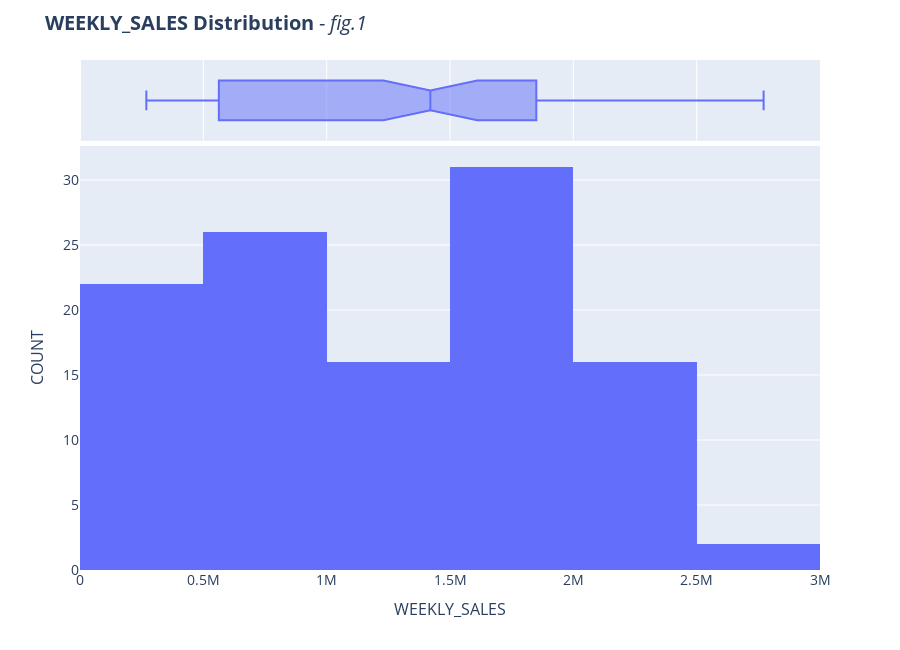
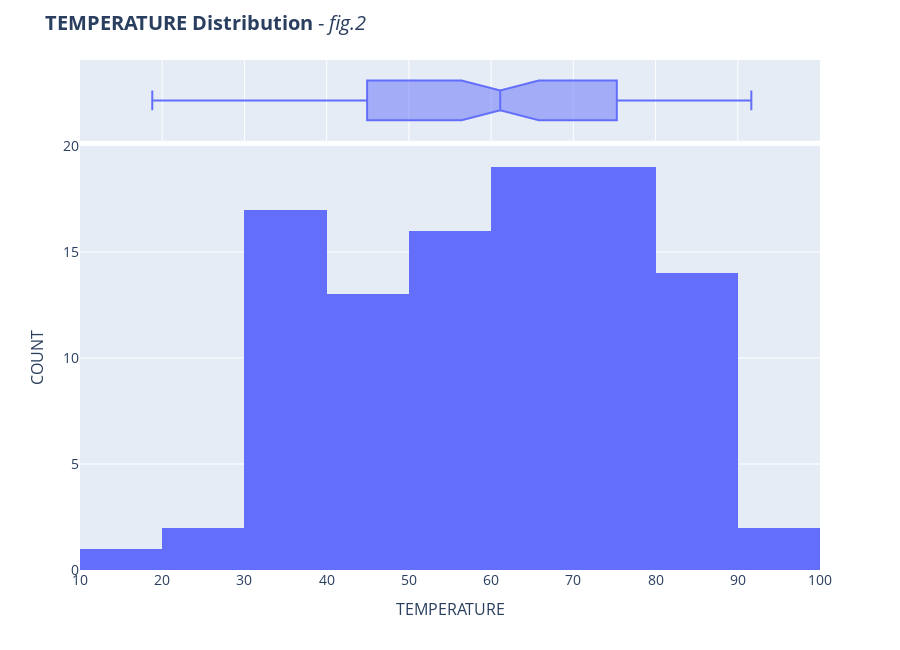
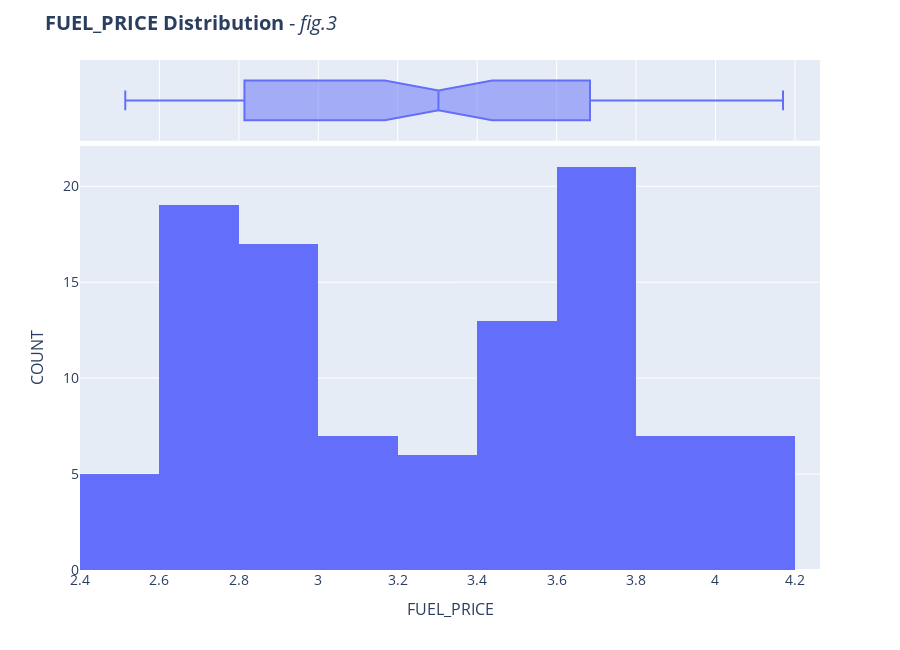
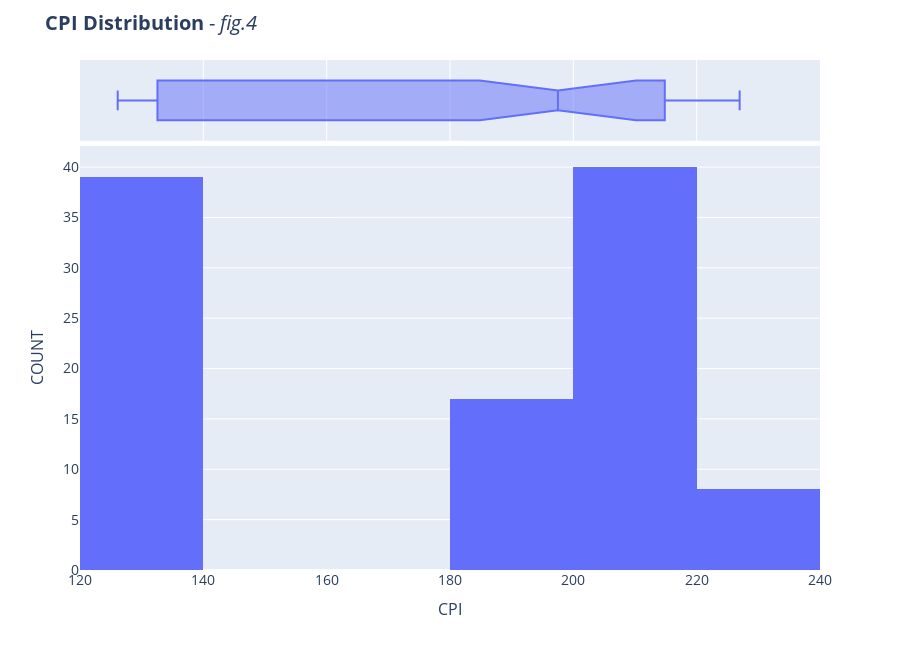

Here is the notebook cell these charts were saved with, in order:
### Markdown cell above
#### __FEATURES DISTRIBUTION__

### Code cell
fig_number = 0

columns = ['Weekly_Sales', 'Temperature', 'Fuel_Price', 'CPI', 'Unemployment']

for column in columns: 

    fig_number += 1
    fig_number_updated = fig_number

    fig = px.histogram(df, x=df[column], marginal='box')
    
    fig.update_layout(
            height=650,
            title=f'<b>{column.upper()} Distribution</b> - <i>fig.{fig_number_updated}</i>',
            title_font={"size": 20},
            xaxis_tickfont_size=14,
            yaxis_tickfont_size=14,
            xaxis={'title': column.upper(), 'title_font': {'size': 16}},
            yaxis={'title': 'COUNT', 'title_font': {'size': 16}}
            )

    fig.show()

### Figure 1 — Plotly figure (JSON) as saved in the notebook; plotly's stock layout.template omitted (floating-point values rounded to 4 significant figures)
{"data": [{"alignmentgroup": "True", "bingroup": "x", "hovertemplate": "Weekly_Sales=%{x}<br>count=%{y}<extra></extra>", "legendgroup": "", "marker": {"color": "#636efa", "pattern": {"shape": ""}}, "name": "", "offsetgroup": "", "orientation": "v", "showlegend": false, "type": "histogram", "x": [1572000.0, 1808000.0, 1644000.0, 1858000.0, 695400.0, 2204000.0, 2601000.0, 895100.0, 1030000.0, 414100.0, 1677000.0, 829200.0, 1498000.0, 1997000.0, 2433000.0, 561100.0, 290900.0, 1074079, 1427000.0, 1405000.0, 919900.0, 367400.0, 435400.0, 757700.0, 1420000.0, 563500.0, 2077000.0, 1267000.0, 365200.0, 988200.0, 2008000.0, 311900.0, 961200.0, 526500.0, 630000.0, 1642000.0, 1862000.0, 268900.0, 1549000.0, 1624000.0, 485100.0, 2035000.0, 1917000.0, 509300.0, 1879000.0, 1806000.0, 1847000.0, 888800.0, 1532000.0, 2021000.0, 2096000.0, 1990000.0, 313400.0, 2771000.0, 1166000.0, 461600.0, 1588000.0, 2461000.0, 1449000.0, 1508000.0, 1973000.0, 570600.0, 1539000.0, 1790000.0, 519800.0, 1758000.0, 432000.0, 485400.0, 1954000.0, 1494000.0, 860300.0, 298700.0, 1768000.0, 2018000.0, 364100.0, 1800000.0, 2303000.0, 419500.0, 1366000.0, 2096000.0, 994800.0, 1256000.0, 1800000.0, 1468000.0, 2124000.0, 1812000.0, 1757000.0, 660800.0, 457300.0, 513100.0, 1865000.0, 836700.0, 275100.0, 597900.0, 1466000.0, 1467000.0, 398800.0, 614300.0, 1970000.0, 2026000.0, 855500.0, 2036000.0, 2067000.0, 1639000.0, 532700.0, 301800.0, 403300.0, 397000.0, 424500.0, 2249000.0, 845300.0, 856800.0, 1255000.0], "xaxis": "x", "yaxis": "y"}, {"alignmentgroup": "True", "hovertemplate": "Weekly_Sales=%{x}<extra></extra>", "legendgroup": "", "marker": {"color": "#636efa"}, "name": "", "notched": true, "offsetgroup": "", "showlegend": false, "type": "box", "x": [1572000.0, 1808000.0, 1644000.0, 1858000.0, 695400.0, 2204000.0, 2601000.0, 895100.0, 1030000.0, 414100.0, 1677000.0, 829200.0, 1498000.0, 1997000.0, 2433000.0, 561100.0, 290900.0, 1074079, 1427000.0, 1405000.0, 919900.0, 367400.0, 435400.0, 757700.0, 1420000.0, 563500.0, 2077000.0, 1267000.0, 365200.0, 988200.0, 2008000.0, 311900.0, 961200.0, 526500.0, 630000.0, 1642000.0, 1862000.0, 268900.0, 1549000.0, 1624000.0, 485100.0, 2035000.0, 1917000.0, 509300.0, 1879000.0, 1806000.0, 1847000.0, 888800.0, 1532000.0, 2021000.0, 2096000.0, 1990000.0, 313400.0, 2771000.0, 1166000.0, 461600.0, 1588000.0, 2461000.0, 1449000.0, 1508000.0, 1973000.0, 570600.0, 1539000.0, 1790000.0, 519800.0, 1758000.0, 432000.0, 485400.0, 1954000.0, 1494000.0, 860300.0, 298700.0, 1768000.0, 2018000.0, 364100.0, 1800000.0, 2303000.0, 419500.0, 1366000.0, 2096000.0, 994800.0, 1256000.0, 1800000.0, 1468000.0, 2124000.0, 1812000.0, 1757000.0, 660800.0, 457300.0, 513100.0, 1865000.0, 836700.0, 275100.0, 597900.0, 1466000.0, 1467000.0, 398800.0, 614300.0, 1970000.0, 2026000.0, 855500.0, 2036000.0, 2067000.0, 1639000.0, 532700.0, 301800.0, 403300.0, 397000.0, 424500.0, 2249000.0, 845300.0, 856800.0, 1255000.0], "xaxis": "x2", "yaxis": "y2"}], "layout": {"barmode": "relative", "height": 650, "legend": {"tracegroupgap": 0}, "margin": {"t": 60}, "title": {"font": {"size": 20}, "text": "<b>WEEKLY_SALES Distribution</b> - <i>fig.1</i>"}, "xaxis": {"anchor": "y", "domain": [0, 1], "tickfont": {"size": 14}, "title": {"font": {"size": 16}, "text": "WEEKLY_SALES"}}, "xaxis2": {"anchor": "y2", "domain": [0, 1], "matches": "x", "showgrid": true, "showticklabels": false}, "yaxis": {"anchor": "x", "domain": [0, 0.8316], "tickfont": {"size": 14}, "title": {"font": {"size": 16}, "text": "COUNT"}}, "yaxis2": {"anchor": "x2", "domain": [0.8416, 1], "matches": "y2", "showgrid": false, "showline": false, "showticklabels": false, "ticks": ""}}}

### Figure 2 — Plotly figure (JSON) as saved in the notebook; plotly's stock layout.template omitted (floating-point values rounded to 4 significant figures)
{"data": [{"alignmentgroup": "True", "bingroup": "x", "hovertemplate": "Temperature=%{x}<br>count=%{y}<extra></extra>", "legendgroup": "", "marker": {"color": "#636efa", "pattern": {"shape": ""}}, "name": "", "offsetgroup": "", "orientation": "v", "showlegend": false, "type": "histogram", "x": [59.61, 42.38, 78.89, null, 69.8, 39.93, 30.54, 82.92, 52.02, 36.61, 64.74, 60.07, 68.91, 76.34, 50.13, 38.26, 77.38, 50.97, 39.07, 50.76, 44.82, 51.86, 43.95, 45.22, null, 18.79, 37, 33.26, 80.19, null, 81.85, 60.71, 50.43, null, 57.6, 38.51, 54.63, 82.46, 66.25, 91.65, 48.29, 61.11, 59.69, 85.02, 41.76, 86.87, 63.6, 74.92, null, 36.85, null, 57.62, 69.17, 36.44, 73.67, 45.71, 27.4, 36.78, 85.22, 67.97, 75.17, 47.42, 62.25, 69.37, 49.96, 44.69, 75.19, 78.51, 78.47, 74.78, 49.76, 67.53, 90.32, 78.82, 83.52, 46.75, 42.4, 82.7, 72.83, 34.89, 33.34, 69.12, 28.85, null, 39.69, 32.71, 69.9, null, 39.3, 82.99, 34.32, 75.32, 89.42, 57.84, null, 68.26, 63.91, 61.79, 75.95, 52.5, null, 82.84, 84.59, 74.24, 50.6, 62.37, 75.54, 78.53, 73.44, 72.62, 57.14, 86.05, 55.2], "xaxis": "x", "yaxis": "y"}, {"alignmentgroup": "True", "hovertemplate": "Temperature=%{x}<extra></extra>", "legendgroup": "", "marker": {"color": "#636efa"}, "name": "", "notched": true, "offsetgroup": "", "showlegend": false, "type": "box", "x": [59.61, 42.38, 78.89, null, 69.8, 39.93, 30.54, 82.92, 52.02, 36.61, 64.74, 60.07, 68.91, 76.34, 50.13, 38.26, 77.38, 50.97, 39.07, 50.76, 44.82, 51.86, 43.95, 45.22, null, 18.79, 37, 33.26, 80.19, null, 81.85, 60.71, 50.43, null, 57.6, 38.51, 54.63, 82.46, 66.25, 91.65, 48.29, 61.11, 59.69, 85.02, 41.76, 86.87, 63.6, 74.92, null, 36.85, null, 57.62, 69.17, 36.44, 73.67, 45.71, 27.4, 36.78, 85.22, 67.97, 75.17, 47.42, 62.25, 69.37, 49.96, 44.69, 75.19, 78.51, 78.47, 74.78, 49.76, 67.53, 90.32, 78.82, 83.52, 46.75, 42.4, 82.7, 72.83, 34.89, 33.34, 69.12, 28.85, null, 39.69, 32.71, 69.9, null, 39.3, 82.99, 34.32, 75.32, 89.42, 57.84, null, 68.26, 63.91, 61.79, 75.95, 52.5, null, 82.84, 84.59, 74.24, 50.6, 62.37, 75.54, 78.53, 73.44, 72.62, 57.14, 86.05, 55.2], "xaxis": "x2", "yaxis": "y2"}], "layout": {"barmode": "relative", "height": 650, "legend": {"tracegroupgap": 0}, "margin": {"t": 60}, "title": {"font": {"size": 20}, "text": "<b>TEMPERATURE Distribution</b> - <i>fig.2</i>"}, "xaxis": {"anchor": "y", "domain": [0, 1], "tickfont": {"size": 14}, "title": {"font": {"size": 16}, "text": "TEMPERATURE"}}, "xaxis2": {"anchor": "y2", "domain": [0, 1], "matches": "x", "showgrid": true, "showticklabels": false}, "yaxis": {"anchor": "x", "domain": [0, 0.8316], "tickfont": {"size": 14}, "title": {"font": {"size": 16}, "text": "COUNT"}}, "yaxis2": {"anchor": "x2", "domain": [0.8416, 1], "matches": "y2", "showgrid": false, "showline": false, "showticklabels": false, "ticks": ""}}}

### Figure 3 — Plotly figure (JSON) as saved in the notebook; plotly's stock layout.template omitted (floating-point values rounded to 4 significant figures)
{"data": [{"alignmentgroup": "True", "bingroup": "x", "hovertemplate": "Fuel_Price=%{x}<br>count=%{y}<extra></extra>", "legendgroup": "", "marker": {"color": "#636efa", "pattern": {"shape": ""}}, "name": "", "offsetgroup": "", "orientation": "v", "showlegend": false, "type": "histogram", "x": [3.045, 3.435, 2.759, 2.756, 4.069, 3.617, 3.109, 3.554, 2.878, 3.767, 3.734, 2.853, 2.78, 2.85, null, 2.725, 3.899, 4.029, 2.963, 4.124, 3.797, 3.261, 3.828, 2.915, 3.523, 3.103, null, 3.789, 3.467, 3.823, 3.57, 3.297, 4.023, 3.659, 3.485, 2.548, 3.555, 2.64, 2.958, 3.684, 3.75, 3.788, 2.728, 2.653, 3.625, 3.666, 3.648, 2.619, 2.64, 3.695, 4.046, 3.882, 3.594, 3.149, 2.792, 2.572, 3.139, 2.817, 2.619, 3.594, 2.808, 4.021, 3.308, null, 2.771, 2.976, 3.688, 2.642, 3.76, 2.854, null, null, null, 2.814, 2.637, null, 2.86, 3.346, 2.932, null, 2.548, 2.906, 3.179, 3.722, 2.514, null, 2.735, 2.909, 3.936, 2.637, 3.193, 2.582, 3.682, 3.596, 3.786, null, 3.308, 2.711, 3.606, 3.529, 2.831, 3.627, 3.469, 3.807, 3.804, null, 3.285, 2.705, 3.594, 2.78, 2.841, 3.638, 4.17], "xaxis": "x", "yaxis": "y"}, {"alignmentgroup": "True", "hovertemplate": "Fuel_Price=%{x}<extra></extra>", "legendgroup": "", "marker": {"color": "#636efa"}, "name": "", "notched": true, "offsetgroup": "", "showlegend": false, "type": "box", "x": [3.045, 3.435, 2.759, 2.756, 4.069, 3.617, 3.109, 3.554, 2.878, 3.767, 3.734, 2.853, 2.78, 2.85, null, 2.725, 3.899, 4.029, 2.963, 4.124, 3.797, 3.261, 3.828, 2.915, 3.523, 3.103, null, 3.789, 3.467, 3.823, 3.57, 3.297, 4.023, 3.659, 3.485, 2.548, 3.555, 2.64, 2.958, 3.684, 3.75, 3.788, 2.728, 2.653, 3.625, 3.666, 3.648, 2.619, 2.64, 3.695, 4.046, 3.882, 3.594, 3.149, 2.792, 2.572, 3.139, 2.817, 2.619, 3.594, 2.808, 4.021, 3.308, null, 2.771, 2.976, 3.688, 2.642, 3.76, 2.854, null, null, null, 2.814, 2.637, null, 2.86, 3.346, 2.932, null, 2.548, 2.906, 3.179, 3.722, 2.514, null, 2.735, 2.909, 3.936, 2.637, 3.193, 2.582, 3.682, 3.596, 3.786, null, 3.308, 2.711, 3.606, 3.529, 2.831, 3.627, 3.469, 3.807, 3.804, null, 3.285, 2.705, 3.594, 2.78, 2.841, 3.638, 4.17], "xaxis": "x2", "yaxis": "y2"}], "layout": {"barmode": "relative", "height": 650, "legend": {"tracegroupgap": 0}, "margin": {"t": 60}, "title": {"font": {"size": 20}, "text": "<b>FUEL_PRICE Distribution</b> - <i>fig.3</i>"}, "xaxis": {"anchor": "y", "domain": [0, 1], "tickfont": {"size": 14}, "title": {"font": {"size": 16}, "text": "FUEL_PRICE"}}, "xaxis2": {"anchor": "y2", "domain": [0, 1], "matches": "x", "showgrid": true, "showticklabels": false}, "yaxis": {"anchor": "x", "domain": [0, 0.8316], "tickfont": {"size": 14}, "title": {"font": {"size": 16}, "text": "COUNT"}}, "yaxis2": {"anchor": "x2", "domain": [0.8416, 1], "matches": "y2", "showgrid": false, "showline": false, "showticklabels": false, "ticks": ""}}}

### Figure 4 — Plotly figure (JSON) as saved in the notebook; plotly's stock layout.template omitted (floating-point values rounded to 4 significant figures)
{"data": [{"alignmentgroup": "True", "bingroup": "x", "hovertemplate": "CPI=%{x}<br>count=%{y}<extra></extra>", "legendgroup": "", "marker": {"color": "#636efa", "pattern": {"shape": ""}}, "name": "", "offsetgroup": "", "orientation": "v", "showlegend": false, "type": "histogram", "x": [214.8, 128.6, 212.4, 126.2, 134.9, 213.0, null, 219.1, 132.8, 192.8, 221.2, 126.2, 211.9, null, null, 189.7, 216.5, 138.9, 131.9, 138.0, 131.1, null, 192.8, 126.6, 217.3, 196.9, null, 134.0, 219.7, 134.3, 129.1, 218.6, 138.0, 198.1, 194.4, 211.2, 220.3, 211.9, 132.5, 215.5, 197.4, 131.0, 211.7, 214.9, 185.0, 130.7, 129.5, 214.9, 212.9, 189.8, 185.9, 130.6, 224.0, 129.9, 132.6, 214.4, null, 126.8, 211.6, 223.4, 204.6, 137.6, 218.2, null, 215.4, 211.1, 225.2, 214.7, 186.1, 210.3, 214.7, 210.9, 126.1, 126.1, 214.8, 219.4, 126.8, 225.3, 132.6, null, 214.6, 132.3, 204.6, 138.2, 210.9, 130.3, 215.1, 131.6, 197.7, 215.0, 182.6, 214.9, 216.0, 198.1, 215.5, 134.9, 221.6, 189.5, 129.2, 130.8, 126.5, 129.2, 129.1, 217.0, 197.6, 212.6, null, 214.5, 227.0, 182.4, 126.1, 219.0, 137.9], "xaxis": "x", "yaxis": "y"}, {"alignmentgroup": "True", "hovertemplate": "CPI=%{x}<extra></extra>", "legendgroup": "", "marker": {"color": "#636efa"}, "name": "", "notched": true, "offsetgroup": "", "showlegend": false, "type": "box", "x": [214.8, 128.6, 212.4, 126.2, 134.9, 213.0, null, 219.1, 132.8, 192.8, 221.2, 126.2, 211.9, null, null, 189.7, 216.5, 138.9, 131.9, 138.0, 131.1, null, 192.8, 126.6, 217.3, 196.9, null, 134.0, 219.7, 134.3, 129.1, 218.6, 138.0, 198.1, 194.4, 211.2, 220.3, 211.9, 132.5, 215.5, 197.4, 131.0, 211.7, 214.9, 185.0, 130.7, 129.5, 214.9, 212.9, 189.8, 185.9, 130.6, 224.0, 129.9, 132.6, 214.4, null, 126.8, 211.6, 223.4, 204.6, 137.6, 218.2, null, 215.4, 211.1, 225.2, 214.7, 186.1, 210.3, 214.7, 210.9, 126.1, 126.1, 214.8, 219.4, 126.8, 225.3, 132.6, null, 214.6, 132.3, 204.6, 138.2, 210.9, 130.3, 215.1, 131.6, 197.7, 215.0, 182.6, 214.9, 216.0, 198.1, 215.5, 134.9, 221.6, 189.5, 129.2, 130.8, 126.5, 129.2, 129.1, 217.0, 197.6, 212.6, null, 214.5, 227.0, 182.4, 126.1, 219.0, 137.9], "xaxis": "x2", "yaxis": "y2"}], "layout": {"barmode": "relative", "height": 650, "legend": {"tracegroupgap": 0}, "margin": {"t": 60}, "title": {"font": {"size": 20}, "text": "<b>CPI Distribution</b> - <i>fig.4</i>"}, "xaxis": {"anchor": "y", "domain": [0, 1], "tickfont": {"size": 14}, "title": {"font": {"size": 16}, "text": "CPI"}}, "xaxis2": {"anchor": "y2", "domain": [0, 1], "matches": "x", "showgrid": true, "showticklabels": false}, "yaxis": {"anchor": "x", "domain": [0, 0.8316], "tickfont": {"size": 14}, "title": {"font": {"size": 16}, "text": "COUNT"}}, "yaxis2": {"anchor": "x2", "domain": [0.8416, 1], "matches": "y2", "showgrid": false, "showline": false, "showticklabels": false, "ticks": ""}}}
